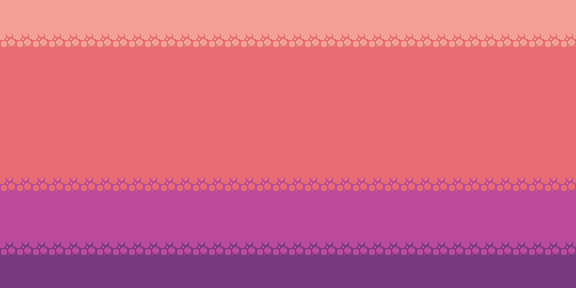

The image is a tile-based game level rendered from a .tmx file. Its description and source (layers, tilesets, objects; grid data summarised) follow:
An orthogonal 36x18 tile map with 16x16 px tiles, 3 tile layers (Sky, SeaOffset, Main).

<map version="1.2" tiledversion="1.3.5" orientation="orthogonal" renderorder="right-down" width="36" height="18" tilewidth="16" tileheight="16" infinite="0" nextlayerid="5" nextobjectid="1">
 <tileset firstgid="1" source="Title.tsx" />
 <layer id="4" name="Sky" width="36" height="18">
  <data>[648 cells, 8 non-empty, 6 distinct tile ids]</data>
 </layer>
 <layer id="3" name="SeaOffset" width="36" height="18" offsetx="0" offsety="8">
  <data>[648 cells, 1 non-empty, 1 distinct tile ids]</data>
 </layer>
 <layer id="1" name="Main" width="36" height="18">
  <data>[648 cells, 648 non-empty, 7 distinct tile ids]</data>
 </layer>
</map>
